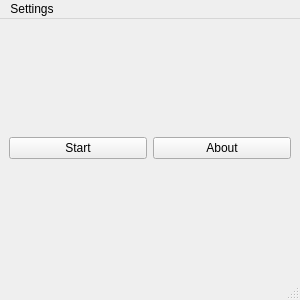
<?xml version="1.0" encoding="UTF-8"?>
<ui version="4.0">
 <class>MainWindow</class>
 <widget class="QMainWindow" name="MainWindow">
  <property name="geometry">
   <rect>
    <x>0</x>
    <y>0</y>
    <width>300</width>
    <height>300</height>
   </rect>
  </property>
  <property name="windowTitle">
   <string>MainWindow</string>
  </property>
  <widget class="QWidget" name="centralwidget">
   <layout class="QHBoxLayout" name="horizontalLayout">
    <item>
     <widget class="QPushButton" name="startButton">
      <property name="text">
       <string>Start</string>
      </property>
      <property name="autoDefault">
       <bool>true</bool>
      </property>
     </widget>
    </item>
    <item>
     <widget class="QPushButton" name="aboutButton">
      <property name="text">
       <string>About</string>
      </property>
      <property name="autoDefault">
       <bool>true</bool>
      </property>
     </widget>
    </item>
   </layout>
  </widget>
  <widget class="QStatusBar" name="statusbar"/>
  <widget class="QMenuBar" name="menubar">
   <property name="geometry">
    <rect>
     <x>0</x>
     <y>0</y>
     <width>300</width>
     <height>22</height>
    </rect>
   </property>
   <widget class="QMenu" name="menuSettings">
    <property name="title">
     <string>Settings</string>
    </property>
    <addaction name="actionDark_mode"/>
    <addaction name="actionLight_mode"/>
   </widget>
   <addaction name="menuSettings"/>
  </widget>
  <action name="actionDark_mode">
   <property name="text">
    <string>Dark mode</string>
   </property>
  </action>
  <action name="actionLight_mode">
   <property name="text">
    <string>Light mode</string>
   </property>
  </action>
 </widget>
 <resources/>
 <connections/>
</ui>
